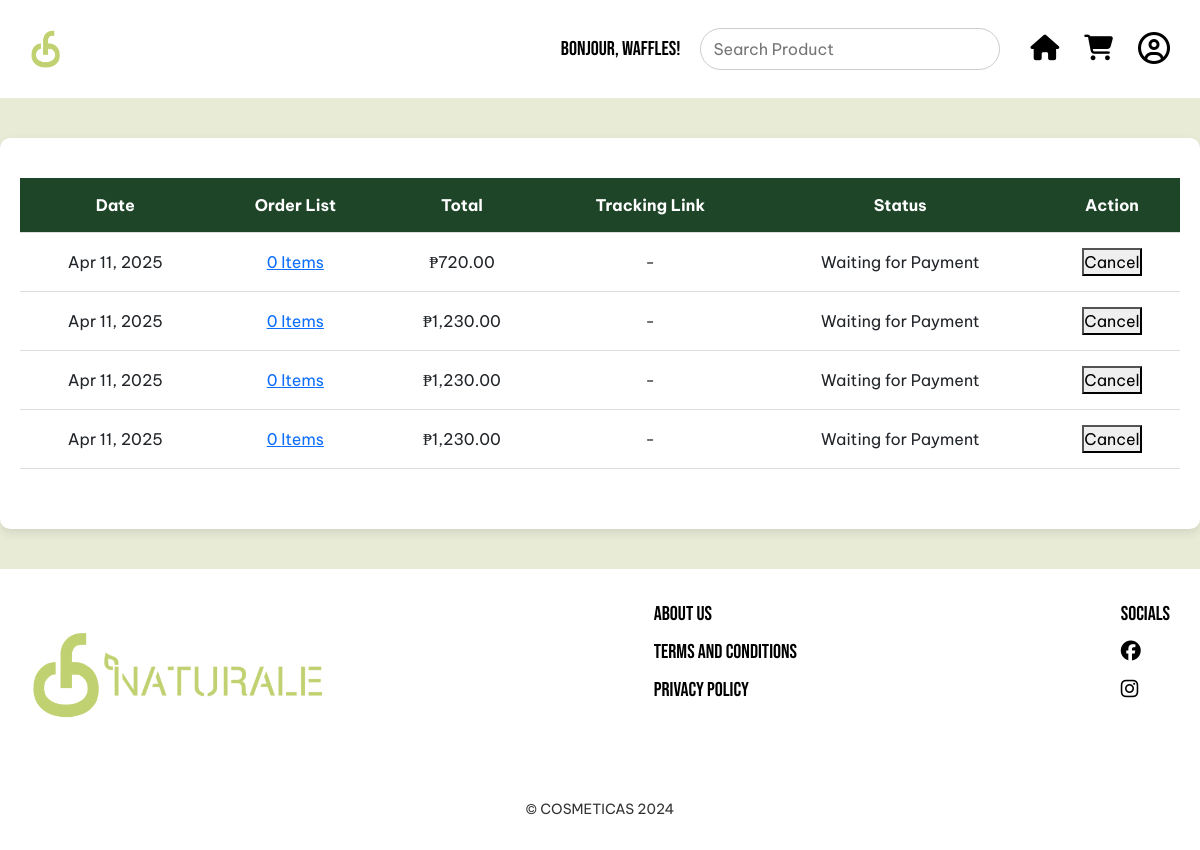
/drew/orderlist.php (signed in), run on the app's committed database.
### tables this page shows
CREATE TABLE `tb_orders` (
  `orderID` int(11) NOT NULL,
  `order_date` datetime NOT NULL,
  `user_id` int(11) DEFAULT NULL,
  `email` varchar(255) DEFAULT NULL,
  `first_name` varchar(255) NOT NULL,
  `last_name` varchar(255) NOT NULL,
  `quantity` int(11) NOT NULL,
  `status` varchar(255) NOT NULL,
  `payment_option` varchar(255) NOT NULL,
  `payment_proof` varchar(255) NOT NULL,
  `isApproved` int(11) DEFAULT NULL,
  `price_total` double NOT NULL,
  `trackingLink` varchar(255) DEFAULT NULL,
  `delivered_date` datetime DEFAULT NULL
);

### drew/orderlist.php (the view, shortened to what this page needs)
<?php
include '../conn.php';
$user_id = $_SESSION['user_id'];
$query = "
    SELECT
        o.orderID,
        o.order_date,
        o.price_total,
        o.status,
        o.trackingLink,
        COUNT(oi.order_item_id) AS item_count
    FROM tb_orders o
    LEFT JOIN tb_order_items oi ON o.orderID = oi.orderID
    WHERE o.user_id = ?
    GROUP BY o.orderID
    ORDER BY o.order_date DESC
";
$stmt = $conn->prepare($query);
$stmt->bind_param("i", $user_id);
$stmt->execute();
$result = $stmt->get_result();
$orders = [];
while ($row = $result->fetch_assoc()) {
    $orders[] = $row;
}
?>
<!DOCTYPE html>
<html lang="en">
<head>
    <link rel="stylesheet" href="orderlist.css?v=<?php echo time(); ?>">
    <link href="https://cdn.jsdelivr.net/npm/bootstrap@5.3.3/dist/css/bootstrap.min.css" rel="stylesheet">
    <link rel="stylesheet" href="https://cdnjs.cloudflare.com/ajax/libs/font-awesome/6.5.1/css/all.min.css">
    <link rel="stylesheet" href="https://cdnjs.cloudflare.com/ajax/libs/bootstrap-icons/1.10.3/font/bootstrap-icons.min.css">
</head>
<body>
    <header>
        <div class="logo">
            <a href="../Home_Page/Home.php"><img src="../Home_Page/cfn_logo2.png" alt="Logo" class="logo-image"/></a>
        </div>
        <div class="navbar">
            <p class="usernamedisplay">Bonjour, <?php echo htmlspecialchars($_SESSION['username'] ?? 'User', ENT_QUOTES, 'UTF-8'); ?>!</p>
            <form action="../Home_Page/ProductScroll.php" method="GET" class="search-form" onsubmit="return validateSearch()">
                <input type="text" name="search" class="search-bar" id="searchBar" placeholder="Search Product">
            </form>
            <div class="icons">
                <a href="../Home_Page/Home.php"><i class="fa-solid fa-house home"></i></a>
                <a href="../drew/cart.php"><i class="fa-solid fa-cart-shopping cart"></i></a>
                <a href="../User_Profile_Page/UserProfile.php"><i class="far fa-user-circle fa-2x icon-profile"></i></a>
            </div>
        </div>
    </header>
    <main>
        <section class="cart-container">
            <div class="cart-content">
                <table class="cart-table">
                    <thead>
                        <tr>
                            <th class="date-header">Date</th>
                            <th class="order-list-header">Order List</th>
                            <th class="total-header">Total</th>
                            <th class="tracking-link-header">Tracking Link</th>
                            <th class="status-header">Status</th>
                            <th class="action-header">Action</th>
                        </tr>
                    </thead>
                    <tbody>
                        <?php if (!empty($orders)): ?>
                            <?php foreach ($orders as $order): ?>
                                <tr>
                                    <td><?php echo htmlspecialchars(date('M j, Y', strtotime($order['order_date']))); ?></td>
                                    <td><a href="#" class="items-count" onclick="openItemsPopup(<?php echo $order['orderID']; ?>)"><?php echo $order['item_count']; ?> Item<?php echo $order['item_count'] != 1 ? 's' : ''; ?></a></td>
                                    <td>₱<?php echo number_format($order['price_total'], 2); ?></td>
                                    <td><?php echo $order['trackingLink'] ? '<a href="' . htmlspecialchars($order['trackingLink']) . '" target="_blank">' . htmlspecialchars($order['trackingLink']) . '</a>' : '-'; ?></td>
                                    <td><?php echo htmlspecialchars($order['status']); ?></td>
                                    <td>
                                        <?php if ($order['status'] === 'Waiting for Payment'): ?>
                                            <form action="" method="POST">
                                                <button type="submit" class="cancel-btn">Cancel</button>
                                            </form>
                                        <?php endif; ?>
                                    </td>
                                </tr>
                            <?php endforeach; ?>
                        <?php else: ?>
                            <tr>
                                <td colspan="6">You have no orders yet.</td>
                            </tr>
                        <?php endif; ?>
                    </tbody>
                </table>
            </div>
        </section>
    </main>
    <footer>
        <div class="footer-container">
            <div class="footer-left">
                <img src="../Resources/cfn_logo.png" alt="Naturale Logo" class="footer-logo">
            </div>
            <div class="footer-right">
                <ul class="footer-nav">
                    <li><a href="#">About Us</a></li>
                    <li><a href="#" data-bs-toggle="modal" data-bs-target="#ModalTerms">Terms and Conditions</a></li>
                    <li><a href="#" data-bs-toggle="modal" data-bs-target="#ModalPrivacy">Privacy Policy</a></li>
                </ul>
            </div>
            <div class="social-icons">
                <p>SOCIALS</p>
                <a href="https://www.facebook.com/share/1CRTizfAxP/?mibextid=wwXIfr" target="_blank"><i class="fab fa-facebook"></i></a>
                <a href="https://www.instagram.com/cosmeticasfraiche?igsh=ang2MHg1MW5qZHQw" target="_blank"><i class="fab fa-instagram"></i></a>
            </div>
        </div>
        <div class="footer-center">
            © COSMETICAS 2024
        </div>
    </footer>
</body>
</html>

### drew/orderlist.css (style rules this page uses)
* { margin: 0; padding: 0; box-sizing: border-box; }
body { font-family: "Be Vietnam Pro", serif !important; font-weight: 400; font-style: normal; min-height: 100vh; width: 100%; background-color: #E8ECD7 !important; line-height: 1.6; overflow: auto; display: flex; flex-direction: column; margin: 0; padding: 0; }
.usernamedisplay { display: flex; justify-content: center; text-align: center; color: black; font-size: 20px; font-family: "Bebas Neue", serif; margin: 0; white-space: nowrap; }
.logo { display: flex; align-items: center; gap: 10px; }
.logo-image { height: 40px; width: auto; }
.logo img { height: 40px; }
header { background-color: white; padding: 20px 30px; display: flex; justify-content: space-between; align-items: center; width: 100%; flex-wrap: wrap; }
.navbar { display: flex; align-items: center; justify-content: center; gap: 20px; }
.icons { display: flex; align-items: center; justify-items: center; gap: 15px; transition: transform 0.3s ease, color 0.3s ease; }
.icon-profile, .home, .cart { font-size: 1.6rem; color: black; cursor: pointer; margin-left: 10px; position: relative; }
.search-bar { padding: 8px 12px; border-radius: 25px; border: 1px solid #ccc; outline: none; font-size: 1rem; width: 300px; background-color: #FFFFFF; }
main { flex-grow: 1; }
.cart-container { padding: 40px 20px; background-color: #FFFFFF; border-radius: 10px; box-shadow: 0 4px 10px rgba(0, 0, 0, 0.1); margin: 40px auto; max-width: 1200px; }
.cart-content { display: flex; flex-direction: column; gap: 20px; }
.cart-table { width: 100%; border-collapse: collapse; margin-bottom: 20px; text-align: center; }
.cart-table thead { background-color: #1F4529; color: #FFFFFF; }
.cart-table th, .cart-table td { padding: 15px; border-bottom: 1px solid #ddd; vertical-align: middle; }
footer { background-color: white; color: black; padding: 30px 30px; display: flex; flex-direction: column; align-items: center; width: 100%; margin-top: auto; }
.footer-container { display: flex; justify-content: space-between; align-items: flex-start; width: 100%; max-width: 1200px; flex-wrap: wrap; gap: 20px; min-height: 200px; }
.footer-left { display: flex; flex-direction: column; align-items: left; }
.footer-logo { height: 150px; }
.footer-right { display: flex; flex-direction: column; text-align: left; }
.footer-nav { list-style: none; padding: 0; }
.footer-nav li { font-family: "Bebas Neue", serif !important; font-size: 20px; margin-bottom: 8px; }
.footer-nav a { color: black; text-decoration: none; transition: transform 0.3s ease, color 0.3s ease; }
.social-icons { display: flex; text-align: left; flex-direction: column; align-items: flex-start; font-size: 20px; font-family: "Bebas Neue", serif; color: black; text-decoration: none; padding: 0; }
.social-icons p { margin-bottom: 8px; }
.social-icons a { margin-bottom: 8px; color: black; }
.footer-center { text-align: center; width: 100%; font-size: 14px; opacity: 0.8; }

### drew/orderlist.php (style rules this page uses)
.items-count { color: #0d6efd; text-decoration: underline; cursor: pointer; }

### data on the page
tb_orders: order_date "Apr 11, 2025", item_count "0", price_total "720.00", status "Waiting for Payment"
tb_orders: order_date "Apr 11, 2025", item_count "0", price_total "1,230.00", status "Waiting for Payment"
tb_orders: order_date "Apr 11, 2025", item_count "0", price_total "1,230.00", status "Waiting for Payment"
tb_orders: order_date "Apr 11, 2025", item_count "0", price_total "1,230.00", status "Waiting for Payment"

### other printed values
$_SESSION['username'] "waffles"
